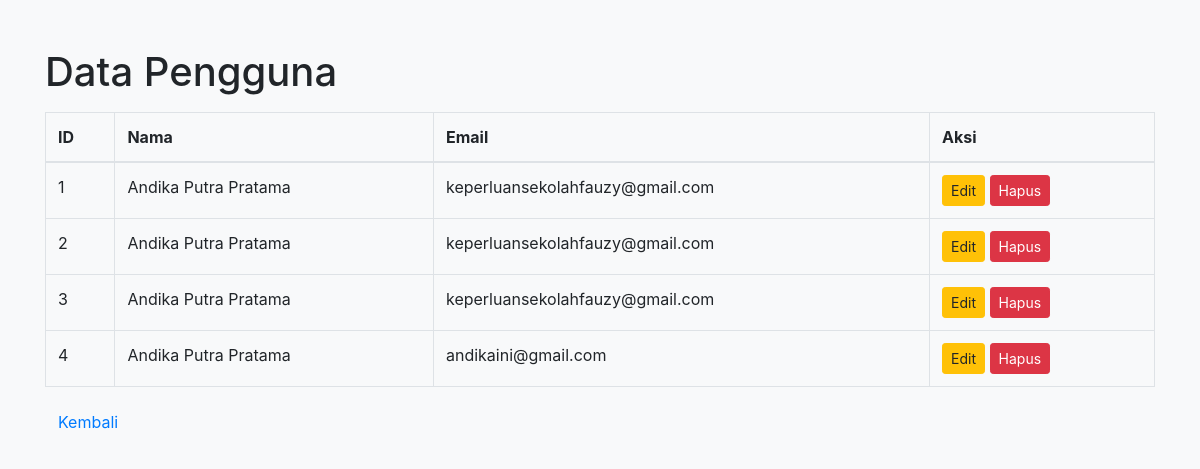
The app's page /read.php with its own data.
### tables this page shows
CREATE TABLE `users` (
  `id` int(11) NOT NULL,
  `name` varchar(100) NOT NULL,
  `email` varchar(100) NOT NULL
);

### read.php (the view, shortened to what this page needs)
<?php
include 'config.php';
$sql = "SELECT * FROM users";
$result = $conn->query($sql);
?>
<!DOCTYPE html>
<html lang="id">
<head>
    <link rel="stylesheet" href="https://stackpath.bootstrapcdn.com/bootstrap/4.5.2/css/bootstrap.min.css">
</head>
<body class="bg-light">
    <div class="container">
        <h1 class="mt-5">Data Pengguna</h1>
        <table class="table table-bordered mt-3">
            <thead>
                <tr>
                    <th>ID</th>
                    <th>Nama</th>
                    <th>Email</th>
                    <th>Aksi</th>
                </tr>
            </thead>
            <tbody>
                <?php if ($result->num_rows > 0): ?>
                    <?php while ($row = $result->fetch_assoc()): ?>
                        <tr>
                            <td><?= $row['id']; ?></td>
                            <td><?= $row['name']; ?></td>
                            <td><?= $row['email']; ?></td>
                            <td>
                                <a href="update.php?id=<?= $row['id']; ?>" class="btn btn-warning btn-sm">Edit</a>
                                <a href="delete.php?id=<?= $row['id']; ?>" class="btn btn-danger btn-sm">Hapus</a>
                            </td>
                        </tr>
                    <?php endwhile; ?>
                <?php else: ?>
                    <tr><td colspan="4" class="text-center">Tidak ada data</td></tr>
                <?php endif; ?>
            </tbody>
        </table>
        <a href="index.php" class="btn btn-link">Kembali</a>
    </div>
</body>
</html>

### records on screen
users: id "1", name "Andika Putra Pratama", email "keperluansekolahfauzy@gmail.com"
users: id "2", name "Andika Putra Pratama", email "keperluansekolahfauzy@gmail.com"
users: id "3", name "Andika Putra Pratama", email "keperluansekolahfauzy@gmail.com"
users: id "4", name "Andika Putra Pratama", email "andikaini@gmail.com"
